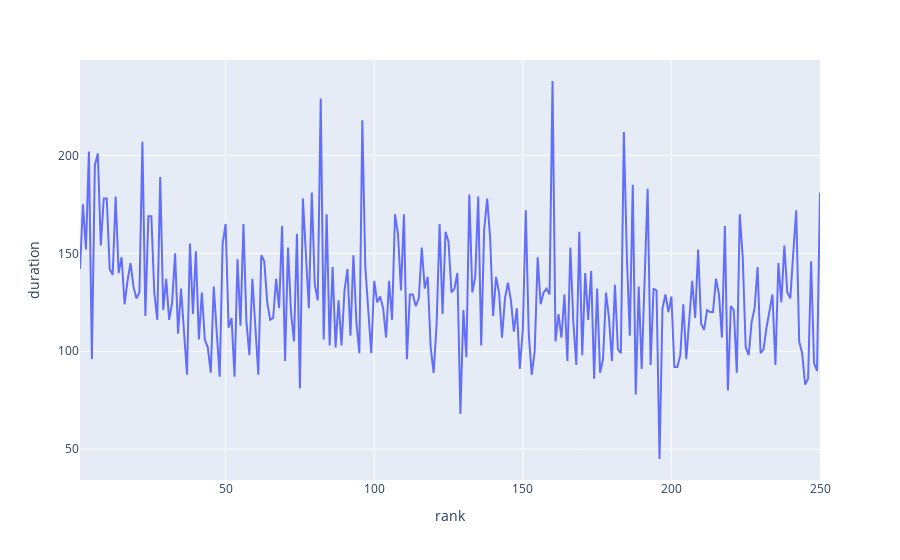

Notebook code for this chart:
### Markdown cell above
# rankVsDuration

### Code cell
rankVsDurationFig = px.line(df, x = 'rank', y = 'duration')
rankVsDurationFig.show()

### Figure 1 — Plotly figure (JSON) as saved in the notebook; plotly's stock layout.template omitted (floating-point values rounded to 4 significant figures; data arrays with more than 128 entries replaced by an {"elided": "..."} marker saying what was removed)
{"data": [{"hovertemplate": "rank=%{x}<br>duration=%{y}<extra></extra>", "legendgroup": "", "line": {"color": "#636efa", "dash": "solid"}, "marker": {"symbol": "circle"}, "mode": "lines", "name": "", "orientation": "v", "showlegend": false, "type": "scatter", "x": {"elided": "250 int values"}, "xaxis": "x", "y": {"elided": "250 int values"}, "yaxis": "y"}], "layout": {"legend": {"tracegroupgap": 0}, "margin": {"t": 60}, "xaxis": {"anchor": "y", "domain": [0, 1], "title": {"text": "rank"}}, "yaxis": {"anchor": "x", "domain": [0, 1], "title": {"text": "duration"}}}}
